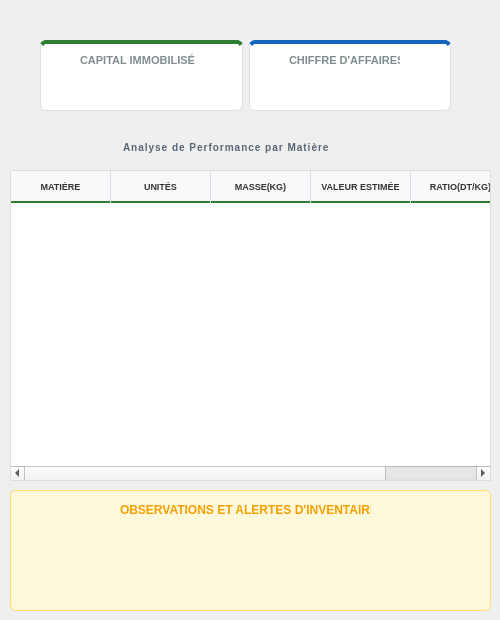
        <widget class="QWidget" name="tab_finance">
         <property name="styleSheet">
          <string notr="true">/* --- FOND GLOBAL DE L'ONGLET --- */
QWidget#tab_finance {
    background-color: #f8f9fa; /* Gris très clair pour faire ressortir les cadres blancs */
}

/* --- STYLE GÉNÉRAL DES TEXTES --- */
QLabel {
    font-family: &quot;Segoe UI&quot;, Arial, sans-serif;
    color: #2c3e50;
    background: transparent;
}

/* --- CADRES DES INDICATEURS (KPI) --- */
QFrame#frame_dispo, QFrame#frame_ca {
    background-color: #ffffff;
    border: 1px solid #dcdde1;
    border-radius: 6px;
}

/* Barre supérieure verte pour le Capital */
QFrame#frame_dispo {
    border-top: 4px solid #2e7d32;
}

/* Barre supérieure bleue pour le Chiffre d'Affaires */
QFrame#frame_ca {
    border-top: 4px solid #1565c0;
}

/* Titres à l'intérieur des cadres (Capital / Chiffre d'affaires) */
QLabel#label_6, QLabel#label_7, QLabel#lbl_titre_dispo, QLabel#lbl_titre_ca {
    color: #7f8c8d;
    font-size: 11px;
    font-weight: bold;
    text-transform: uppercase;
}

/* Valeurs numériques à l'intérieur des cadres */
QLabel#lbl_val_dispo {
    color: #1b5e20;
    font-size: 20px;
    font-weight: bold;
}

QLabel#lbl_val_ca {
    color: #0d47a1;
    font-size: 20px;
    font-weight: bold;
}

/* --- STYLE DU TABLEAU FINANCIER --- */
/*QTableWidget {
    background-color: #ffffff;
    border: 1px solid #dcdde1;
    gridline-color: #f1f2f6;
    alternate-background-color: #fafafa; /* Lignes alternées grises 
    selection-background-color: #e8f5e9;
    selection-color: #2e7d32;
    border-radius: 4px;
}*/

/* En-tête du tableau (Matière, Unités, etc.) */
/*QHeaderView::section {
    background-color: #f1f2f6;
    color: #444444;
    padding: 10px;
    font-weight: bold;
    font-size: 11px;
    border: none;
    border-right: 1px solid #dcdde1;
    border-bottom: 2px solid #dcdde1;
    text-transform: uppercase;
}*/
/* --- STYLE DU TABLEAU (POLICE DIMINUÉE) --- */
QTableWidget {
    background-color: #ffffff;
    border: 1px solid #dcdde1;
    gridline-color: #f1f2f6;
    alternate-background-color: #fcfcfc;
    
    /* ON DIMINUE LA TAILLE ICI */
    font-size: 10px; 
    color: #2c3e50;
    outline: none;
}

/* En-tête du tableau plus compact */
QHeaderView::section {
    background-color: #f8f9fa;
    color: #333333;
    padding: 6px;
    font-weight: bold;
    font-size: 9px; /* En-tête encore plus petit */
    border: none;
    border-right: 1px solid #dcdde1;
    border-bottom: 2px solid #2e7d32;
    text-transform: uppercase;
}

/* Style des cellules sélectionnées */
QTableWidget::item:selected {
    background-color: #e8f5e9;
    color: #2e7d32;
}

/* --- SECTION ALERTES --- */
QFrame#frame_alertes {
    background-color: #fff9db; /* Jaune alerte doux */
    border: 1px solid #ffe066;
    border-radius: 6px;
}

QLabel#label_17, QLabel#lbl_titre_alertes {
    color: #f59f00; /* Orange foncé pour le titre d'alerte */
    font-weight: bold;
    font-size: 12px;
    text-transform: uppercase;
}

QListWidget#list_alertes {
    background-color: transparent;
    border: none;
    font-size: 12px;
    color: #576574;
}
/* --- STYLE DU TITRE DE SECTION --- */
QLabel#lbl_titre_tableau {
    color: #576574;           /* Gris anthracite discret */
    font-size: 10px;          /* Petite taille */
    font-weight: bold;
    text-transform: uppercase; /* Majuscules professionnelles */
    letter-spacing: 1px;      /* Espacement des lettres pour le look &quot;pro&quot; */
    margin-bottom: 5px;
}

</string>
         </property>
         <attribute name="title">
          <string>Valorisation Financiére</string>
         </attribute>
         <widget class="QTableWidget" name="table_finance">
          <property name="geometry">
           <rect>
            <x>10</x>
            <y>170</y>
            <width>481</width>
            <height>311</height>
           </rect>
          </property>
          <property name="styleSheet">
           <string notr="true"/>
          </property>
          <column>
           <property name="text">
            <string>MATIÈRE</string>
           </property>
          </column>
          <column>
           <property name="text">
            <string>UNITÉS</string>
           </property>
          </column>
          <column>
           <property name="text">
            <string>MASSE(KG)</string>
           </property>
          </column>
          <column>
           <property name="text">
            <string>VALEUR ESTIMÉE</string>
           </property>
          </column>
          <column>
           <property name="text">
            <string>RATIO(DT/KG)</string>
           </property>
          </column>
         </widget>
         <widget class="QLabel" name="lbl_titre_tableau">
          <property name="geometry">
           <rect>
            <x>120</x>
            <y>140</y>
            <width>271</width>
            <height>20</height>
           </rect>
          </property>
          <property name="text">
           <string>Analyse de Performance par Matière </string>
          </property>
         </widget>
         <widget class="QFrame" name="frame_alertes">
          <property name="geometry">
           <rect>
            <x>10</x>
            <y>490</y>
            <width>481</width>
            <height>121</height>
           </rect>
          </property>
          <property name="frameShape">
           <enum>QFrame::Shape::StyledPanel</enum>
          </property>
          <property name="frameShadow">
           <enum>QFrame::Shadow::Raised</enum>
          </property>
          <widget class="QListWidget" name="list_alertes">
           <property name="geometry">
            <rect>
             <x>10</x>
             <y>40</y>
             <width>461</width>
             <height>71</height>
            </rect>
           </property>
          </widget>
          <widget class="QLabel" name="lbl_titre_alertes">
           <property name="geometry">
            <rect>
             <x>110</x>
             <y>10</y>
             <width>251</width>
             <height>20</height>
            </rect>
           </property>
           <property name="text">
            <string>OBSERVATIONS ET ALERTES D'INVENTAIRE </string>
           </property>
          </widget>
         </widget>
         <widget class="QWidget" name="layoutWidget_2">
          <property name="geometry">
           <rect>
            <x>40</x>
            <y>40</y>
            <width>411</width>
            <height>71</height>
           </rect>
          </property>
          <layout class="QHBoxLayout" name="horizontalLayout_6">
           <item>
            <widget class="QFrame" name="frame_dispo">
             <property name="frameShape">
              <enum>QFrame::Shape::StyledPanel</enum>
             </property>
             <property name="frameShadow">
              <enum>QFrame::Shadow::Raised</enum>
             </property>
             <widget class="QLabel" name="lbl_val_dispo">
              <property name="geometry">
               <rect>
                <x>42</x>
                <y>40</y>
                <width>111</width>
                <height>20</height>
               </rect>
              </property>
              <property name="text">
               <string/>
              </property>
             </widget>
             <widget class="QLabel" name="lbl_titre_dispo">
              <property name="geometry">
               <rect>
                <x>40</x>
                <y>10</y>
                <width>121</width>
                <height>20</height>
               </rect>
              </property>
              <property name="text">
               <string>CAPITAL IMMOBILISÉ  </string>
              </property>
             </widget>
            </widget>
           </item>
           <item>
            <widget class="QFrame" name="frame_ca">
             <property name="frameShape">
              <enum>QFrame::Shape::StyledPanel</enum>
             </property>
             <property name="frameShadow">
              <enum>QFrame::Shadow::Raised</enum>
             </property>
             <widget class="QLabel" name="lbl_titre_ca">
              <property name="geometry">
               <rect>
                <x>40</x>
                <y>10</y>
                <width>111</width>
                <height>20</height>
               </rect>
              </property>
              <property name="text">
               <string>CHIFFRE D'AFFAIRES</string>
              </property>
             </widget>
             <widget class="QLabel" name="lbl_val_ca">
              <property name="geometry">
               <rect>
                <x>42</x>
                <y>40</y>
                <width>101</width>
                <height>20</height>
               </rect>
              </property>
              <property name="text">
               <string/>
              </property>
             </widget>
            </widget>
           </item>
          </layout>
         </widget>
        </widget>
